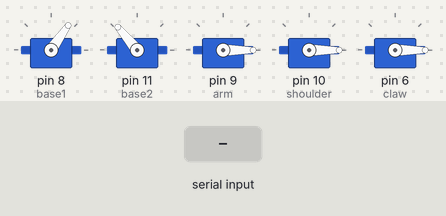
Bench run of a sketch on a simulated Arduino Uno, built with avr-gcc and run on an emulated ATmega328P. On the bench: 5 × servo. Inputs (shaded band) come from the test bench.

Above: at 1.2 s.
1.3 s: "90,45,200,10,150,30," received over Serial
At 2.47 s:
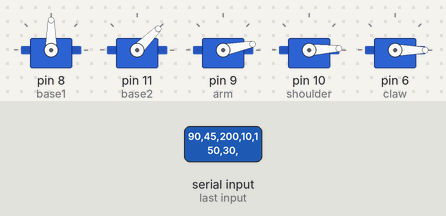
4.3 s: "30,150,10,200,45,90," received over Serial
At 6.05 s:
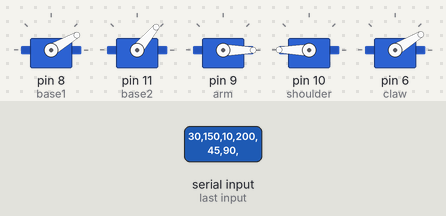
7.3 s: "90,45,200,10,150,30," received over Serial
At 10.0 s:
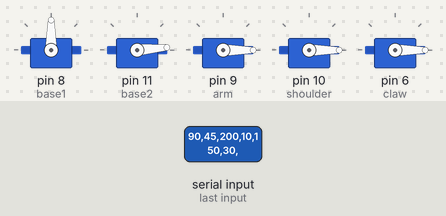
10.3 s: "30,150,10,200,45,90," received over Serial
At 15.2 s:
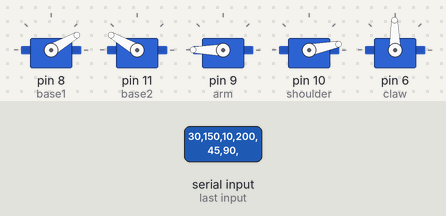
Timing chart, 0 to 16.7 s (numbered marks = the images above; inputs shaded):
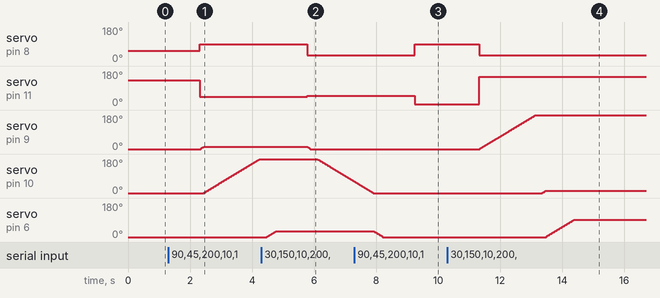

The sketch:

arduino_robotic_arm.ino
```cpp
#include <Servo.h>


Servo base1,base2,arm,shoulder,wrist,claw;

int base1_deg=55;
int base2_deg=130;
int arm_deg=0;
int shoulder_deg=0;
int wrist_deg=0;
int claw_deg = 0;

int base1_deg_new=0;
int base2_deg_new=180;
int arm_deg_new=0;
int shoulder_deg_new=0;
int wrist_deg_new=0;
int claw_deg_new = 0;


void setup() {
  base1.attach(8);
  base2.attach(11);
  arm.attach(9);
  shoulder.attach(10);
  //wrist.attach(7);
  claw.attach(6);

    base1.write(base1_deg);
    base2.write(base2_deg);
    arm.write(arm_deg);
    shoulder.write(shoulder_deg);
   //wrist.write(wrist_deg);
   claw.write(claw_deg);

  Serial.begin(9600);
}

void loop() {

  if(Serial.available()>0){

      String base1_str  = Serial.readStringUntil(',');
    Serial.read(); //next character is comma, so skip it using this

    String base2_str = Serial.readStringUntil(',');
    Serial.read(); //next character is comma, so skip it using this

    String shoulder_str = Serial.readStringUntil(',');
    Serial.read(); //next character is comma, so skip it using this

    String arm_str = Serial.readStringUntil(',');
    Serial.read(); //next character is comma, so skip it using this

    String wrist_str = Serial.readStringUntil(',');
    Serial.read(); //next character is comma, so skip it using this

    String claw_str = Serial.readStringUntil(',');
    Serial.read();


    String token = Serial.readStringUntil('\0');

    base1_deg_new = base1_str.toInt();
    base2_deg_new = base2_str.toInt();
    arm_deg_new = arm_str.toInt();
    wrist_deg_new = wrist_str.toInt();
    shoulder_deg_new = shoulder_str.toInt();
    claw_deg_new = claw_str.toInt();

    /*
    //1,45,678,3,09,67
    Serial.println(base1_deg);
    Serial.println(base2_deg);
    Serial.println(shoulder_deg);
    Serial.println(arm_deg);
    Serial.println(wrist_deg);
    Serial.println(claw_deg);
    */

    if(base1_deg != base1_deg_new && base2_deg != base2_deg_new ){

      base1_deg = base1_deg_new;
      base2_deg = base2_deg_new;

       base1.write(base1_deg);
       base2.write(base2_deg);
       delay(10);
    }


    if(arm_deg != arm_deg_new ){

      if(arm_deg < arm_deg_new){
        while(arm_deg <= arm_deg_new){
          arm_deg++;
          arm.write(arm_deg);
          delay(10);
        }
      }else if(arm_deg > arm_deg_new){
        while(arm_deg >= arm_deg_new){
          arm_deg--;
          arm.write(arm_deg);
          delay(10);
        }
      }
      arm_deg = arm_deg_new;

    }

   if(shoulder_deg != shoulder_deg_new ){

      if(shoulder_deg < shoulder_deg_new){
        while(shoulder_deg <= shoulder_deg_new){
          shoulder_deg++;
          shoulder.write(shoulder_deg);
          delay(10);
        }
      }else if(shoulder_deg > shoulder_deg_new){
        while(shoulder_deg >= shoulder_deg_new){
          shoulder_deg--;
          shoulder.write(shoulder_deg);
          delay(10);
        }
      }
      shoulder_deg = shoulder_deg_new;
    }

    wrist.write(wrist_deg);

    if(claw_deg != claw_deg_new ){

      if(claw_deg < claw_deg_new){
        while(claw_deg <= claw_deg_new){
          claw_deg++;
          claw.write(claw_deg);
          delay(10);
        }
      }else if(claw_deg > claw_deg_new){
        while(claw_deg >= claw_deg_new){
          claw_deg--;
          claw.write(claw_deg);
          delay(10);
        }
      }
      claw_deg = claw_deg_new;
    }

    //send the token
    Serial.println(token);
  }

}
```

Measured:
- after the input at 1.3 s, servo on pin 8 (base1): 55° → 90° after 1.0 s; servo on pin 11 (base2): 130° → 45° after 1.0 s; servo on pin 9 (arm): 0° → 11° after 1.0 s; servo on pin 10 (shoulder): moves from 0° to 180° over 1.8 s, starting after 1.1 s
- after the input at 4.3 s, servo on pin 8 (base1): 90° → 30° after 1.5 s; servo on pin 11 (base2): 45° → 50° after 1.5 s; servo on pin 9 (arm): 11° → 0° after 1.5 s; servo on pin 10 (shoulder): moves from 180° to 61° over 1.2 s, starting after 1.8 s
- after the input at 7.3 s, servo on pin 8 (base1): 30° → 90° after 1.9 s; servo on pin 11 (base2): 50° → 5° after 1.9 s
- after the input at 10.3 s, servo on pin 8 (base1): 90° → 30° after 1.0 s; servo on pin 11 (base2): 5° → 150° after 1.0 s; servo on pin 9 (arm): moves from 0° to 180° over 1.8 s, starting after 1.0 s; servo on pin 10 (shoulder): 0° → 11° after 3.1 s; servo on pin 6 (claw): moves from 0° to 91° over 0.90 s, starting after 3.2 s
